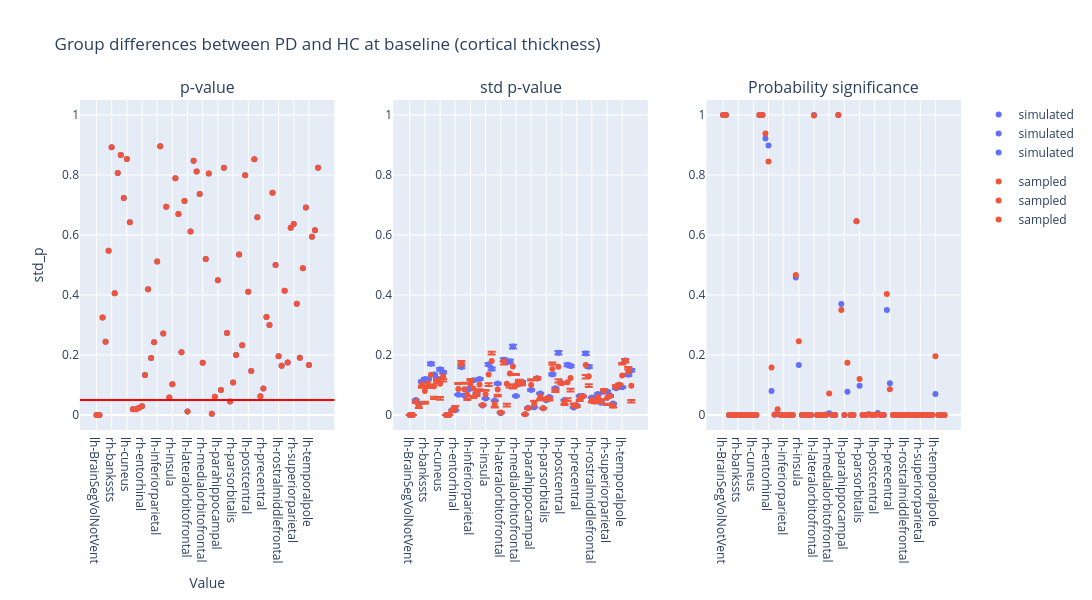

The code cell stored with this chart in its notebook:
### Code cell
plot_dumbbell(
    ancova_baseline_thickness,
    "Group differences between PD and HC at baseline (cortical thickness)",
    "group",
)

### Figure 1 — Plotly figure (JSON) as saved in the notebook; plotly's stock layout.template omitted (floating-point values rounded to 4 significant figures)
{"data": [{"hovertemplate": "group=simulated<br>region=%{x}<br>p_value=%{y}<extra></extra>", "legendgroup": "simulated", "marker": {"color": "#636efa", "symbol": "circle"}, "mode": "markers", "name": "simulated", "orientation": "v", "showlegend": true, "type": "scatter", "x": ["lh-BrainSegVolNotVent", "rh-BrainSegVolNotVent", "lh-MeanThickness", "rh-MeanThickness", "lh-bankssts", "rh-bankssts", "lh-caudalanteriorcingulate", "rh-caudalanteriorcingulate", "lh-caudalmiddlefrontal", "rh-caudalmiddlefrontal", "lh-cuneus", "rh-cuneus", "lh-eTIV", "rh-eTIV", "lh-entorhinal", "rh-entorhinal", "lh-frontalpole", "rh-frontalpole", "lh-fusiform", "rh-fusiform", "lh-inferiorparietal", "rh-inferiorparietal", "lh-inferiortemporal", "rh-inferiortemporal", "lh-insula", "rh-insula", "lh-isthmuscingulate", "rh-isthmuscingulate", "lh-lateraloccipital", "rh-lateraloccipital", "lh-lateralorbitofrontal", "rh-lateralorbitofrontal", "lh-lingual", "rh-lingual", "lh-medialorbitofrontal", "rh-medialorbitofrontal", "lh-middletemporal", "rh-middletemporal", "lh-paracentral", "rh-paracentral", "lh-parahippocampal", "rh-parahippocampal", "lh-parsopercularis", "rh-parsopercularis", "lh-parsorbitalis", "rh-parsorbitalis", "lh-parstriangularis", "rh-parstriangularis", "lh-pericalcarine", "rh-pericalcarine", "lh-postcentral", "rh-postcentral", "lh-posteriorcingulate", "rh-posteriorcingulate", "lh-precentral", "rh-precentral", "lh-precuneus", "rh-precuneus", "lh-rostralanteriorcingulate", "rh-rostralanteriorcingulate", "lh-rostralmiddlefrontal", "rh-rostralmiddlefrontal", "lh-superiorfrontal", "rh-superiorfrontal", "lh-superiorparietal", "rh-superiorparietal", "lh-superiortemporal", "rh-superiortemporal", "lh-supramarginal", "rh-supramarginal", "lh-temporalpole", "rh-temporalpole", "lh-transversetemporal", "rh-transversetemporal"], "xaxis": "x", "y": [0.0002605, 0.0002605, 0.3249, 0.244, 0.5471, 0.8928, 0.4058, 0.8068, 0.8668, 0.7235, 0.8531, 0.6429, 0.01913, 0.01913, 0.02414, 0.02882, 0.1336, 0.4189, 0.1897, 0.2425, 0.5116, 0.8959, 0.2713, 0.6943, 0.05861, 0.1023, 0.789, 0.6697, 0.2093, 0.7136, 0.01132, 0.612, 0.8477, 0.8114, 0.7365, 0.1738, 0.5198, 0.8049, 0.004091, 0.06076, 0.4488, 0.08363, 0.8238, 0.2732, 0.04496, 0.1084, 0.2003, 0.5352, 0.2329, 0.7995, 0.4106, 0.1471, 0.8522, 0.659, 0.06214, 0.08812, 0.327, 0.2996, 0.7407, 0.4997, 0.1958, 0.1646, 0.4143, 0.1747, 0.624, 0.6369, 0.3709, 0.1911, 0.4892, 0.6919, 0.1666, 0.5942, 0.616, 0.8244], "yaxis": "y"}, {"hovertemplate": "group=sampled<br>region=%{x}<br>p_value=%{y}<extra></extra>", "legendgroup": "sampled", "marker": {"color": "#EF553B", "symbol": "circle"}, "mode": "markers", "name": "sampled", "orientation": "v", "showlegend": true, "type": "scatter", "x": ["lh-BrainSegVolNotVent", "rh-BrainSegVolNotVent", "lh-MeanThickness", "rh-MeanThickness", "lh-bankssts", "rh-bankssts", "lh-caudalanteriorcingulate", "rh-caudalanteriorcingulate", "lh-caudalmiddlefrontal", "rh-caudalmiddlefrontal", "lh-cuneus", "rh-cuneus", "lh-eTIV", "rh-eTIV", "lh-entorhinal", "rh-entorhinal", "lh-frontalpole", "rh-frontalpole", "lh-fusiform", "rh-fusiform", "lh-inferiorparietal", "rh-inferiorparietal", "lh-inferiortemporal", "rh-inferiortemporal", "lh-insula", "rh-insula", "lh-isthmuscingulate", "rh-isthmuscingulate", "lh-lateraloccipital", "rh-lateraloccipital", "lh-lateralorbitofrontal", "rh-lateralorbitofrontal", "lh-lingual", "rh-lingual", "lh-medialorbitofrontal", "rh-medialorbitofrontal", "lh-middletemporal", "rh-middletemporal", "lh-paracentral", "rh-paracentral", "lh-parahippocampal", "rh-parahippocampal", "lh-parsopercularis", "rh-parsopercularis", "lh-parsorbitalis", "rh-parsorbitalis", "lh-parstriangularis", "rh-parstriangularis", "lh-pericalcarine", "rh-pericalcarine", "lh-postcentral", "rh-postcentral", "lh-posteriorcingulate", "rh-posteriorcingulate", "lh-precentral", "rh-precentral", "lh-precuneus", "rh-precuneus", "lh-rostralanteriorcingulate", "rh-rostralanteriorcingulate", "lh-rostralmiddlefrontal", "rh-rostralmiddlefrontal", "lh-superiorfrontal", "rh-superiorfrontal", "lh-superiorparietal", "rh-superiorparietal", "lh-superiortemporal", "rh-superiortemporal", "lh-supramarginal", "rh-supramarginal", "lh-temporalpole", "rh-temporalpole", "lh-transversetemporal", "rh-transversetemporal"], "xaxis": "x", "y": [0.0002605, 0.0002605, 0.3249, 0.244, 0.5471, 0.8928, 0.4058, 0.8068, 0.8668, 0.7235, 0.8531, 0.6429, 0.01913, 0.01913, 0.02414, 0.02882, 0.1336, 0.4189, 0.1897, 0.2425, 0.5116, 0.8959, 0.2713, 0.6943, 0.05861, 0.1023, 0.789, 0.6697, 0.2093, 0.7136, 0.01132, 0.612, 0.8477, 0.8114, 0.7365, 0.1738, 0.5198, 0.8049, 0.004091, 0.06076, 0.4488, 0.08363, 0.8238, 0.2732, 0.04496, 0.1084, 0.2003, 0.5352, 0.2329, 0.7995, 0.4106, 0.1471, 0.8522, 0.659, 0.06214, 0.08812, 0.327, 0.2996, 0.7407, 0.4997, 0.1958, 0.1646, 0.4143, 0.1747, 0.624, 0.6369, 0.3709, 0.1911, 0.4892, 0.6919, 0.1666, 0.5942, 0.616, 0.8244], "yaxis": "y"}, {"error_y": {"array": [6.602e-07, 6.602e-07, 0.001365, 0.001015, 0.003039, 0.003262, 0.003251, 0.00465, 0.003675, 0.003318, 0.004165, 0.003874, 9.247e-07, 9.247e-07, 0.0004534, 0.0004319, 0.001849, 0.004364, 0.001774, 0.002272, 0.002462, 0.003158, 0.001974, 0.003277, 0.0008679, 0.001499, 0.004595, 0.004191, 0.001309, 0.002854, 0.0001579, 0.005027, 0.0048, 0.004889, 0.006209, 0.001727, 0.002804, 0.003012, 5.82e-05, 0.0006689, 0.002267, 0.0006964, 0.003315, 0.001961, 0.0006035, 0.001349, 0.001633, 0.003682, 0.002432, 0.00565, 0.002902, 0.001354, 0.004553, 0.004452, 0.0006819, 0.0008897, 0.00172, 0.001721, 0.005594, 0.00439, 0.001598, 0.001338, 0.001898, 0.00112, 0.002113, 0.002136, 0.001777, 0.001033, 0.002432, 0.00274, 0.002523, 0.004952, 0.003648, 0.004063], "arrayminus": [6.791e-07, 6.791e-07, 0.001404, 0.001044, 0.003126, 0.003355, 0.003344, 0.004783, 0.00378, 0.003412, 0.004284, 0.003985, 9.51e-07, 9.51e-07, 0.0004663, 0.0004442, 0.001901, 0.004489, 0.001825, 0.002337, 0.002533, 0.003248, 0.00203, 0.00337, 0.0008926, 0.001541, 0.004726, 0.00431, 0.001347, 0.002935, 0.0001624, 0.00517, 0.004937, 0.005029, 0.006386, 0.001776, 0.002884, 0.003098, 5.986e-05, 0.0006879, 0.002331, 0.0007162, 0.003409, 0.002017, 0.0006207, 0.001387, 0.001679, 0.003786, 0.002501, 0.005811, 0.002984, 0.001393, 0.004683, 0.004579, 0.0007013, 0.000915, 0.001769, 0.00177, 0.005753, 0.004515, 0.001643, 0.001376, 0.001952, 0.001152, 0.002173, 0.002196, 0.001828, 0.001063, 0.002501, 0.002818, 0.002595, 0.005094, 0.003752, 0.004179]}, "hovertemplate": "group=simulated<br>region=%{x}<br>std_p=%{y}<extra></extra>", "legendgroup": "simulated", "marker": {"color": "#636efa", "symbol": "circle"}, "mode": "markers", "name": "simulated", "orientation": "v", "showlegend": true, "type": "scatter", "x": ["lh-BrainSegVolNotVent", "rh-BrainSegVolNotVent", "lh-MeanThickness", "rh-MeanThickness", "lh-bankssts", "rh-bankssts", "lh-caudalanteriorcingulate", "rh-caudalanteriorcingulate", "lh-caudalmiddlefrontal", "rh-caudalmiddlefrontal", "lh-cuneus", "rh-cuneus", "lh-eTIV", "rh-eTIV", "lh-entorhinal", "rh-entorhinal", "lh-frontalpole", "rh-frontalpole", "lh-fusiform", "rh-fusiform", "lh-inferiorparietal", "rh-inferiorparietal", "lh-inferiortemporal", "rh-inferiortemporal", "lh-insula", "rh-insula", "lh-isthmuscingulate", "rh-isthmuscingulate", "lh-lateraloccipital", "rh-lateraloccipital", "lh-lateralorbitofrontal", "rh-lateralorbitofrontal", "lh-lingual", "rh-lingual", "lh-medialorbitofrontal", "rh-medialorbitofrontal", "lh-middletemporal", "rh-middletemporal", "lh-paracentral", "rh-paracentral", "lh-parahippocampal", "rh-parahippocampal", "lh-parsopercularis", "rh-parsopercularis", "lh-parsorbitalis", "rh-parsorbitalis", "lh-parstriangularis", "rh-parstriangularis", "lh-pericalcarine", "rh-pericalcarine", "lh-postcentral", "rh-postcentral", "lh-posteriorcingulate", "rh-posteriorcingulate", "lh-precentral", "rh-precentral", "lh-precuneus", "rh-precuneus", "lh-rostralanteriorcingulate", "rh-rostralanteriorcingulate", "lh-rostralmiddlefrontal", "rh-rostralmiddlefrontal", "lh-superiorfrontal", "rh-superiorfrontal", "lh-superiorparietal", "rh-superiorparietal", "lh-superiortemporal", "rh-superiortemporal", "lh-supramarginal", "rh-supramarginal", "lh-temporalpole", "rh-temporalpole", "lh-transversetemporal", "rh-transversetemporal"], "xaxis": "x2", "y": [2.424e-05, 2.424e-05, 0.05011, 0.03726, 0.1116, 0.1197, 0.1194, 0.1707, 0.1349, 0.1218, 0.1529, 0.1422, 3.394e-05, 3.394e-05, 0.01664, 0.01585, 0.06787, 0.1602, 0.06512, 0.08339, 0.09039, 0.1159, 0.07245, 0.1203, 0.03186, 0.05501, 0.1687, 0.1538, 0.04806, 0.1048, 0.005796, 0.1845, 0.1762, 0.1795, 0.2279, 0.0634, 0.1029, 0.1106, 0.002137, 0.02455, 0.08321, 0.02556, 0.1217, 0.07199, 0.02215, 0.04951, 0.05994, 0.1351, 0.08928, 0.2074, 0.1065, 0.04971, 0.1672, 0.1634, 0.02503, 0.03266, 0.06312, 0.06319, 0.2053, 0.1612, 0.05865, 0.04912, 0.06967, 0.04111, 0.07755, 0.07839, 0.06524, 0.03793, 0.08927, 0.1006, 0.09262, 0.1818, 0.1339, 0.1492], "yaxis": "y2"}, {"error_y": {"array": [6.007e-06, 6.007e-06, -0.002894, -0.00549, -0.005919, -0.03621, -0.009641, -0.03228, -0.03541, -0.002766, -0.04453, -0.009254, 6.824e-06, 6.824e-06, -0.001372, 0.007253, 0.0204, 0.0122, 0.02211, -0.01328, 0.01594, -0.02478, -0.001697, -0.01564, 0.00239, 0.01499, -0.02915, 0.03042, -0.009439, -0.01713, 0.00248, -0.0006485, -0.06681, -0.03651, -0.06038, 0.03761, 0.00864, -0.001342, 6.754e-05, -0.001392, 0.01926, 0.01113, 0.003907, -0.008479, 0.001028, 0.005219, -0.003458, 0.02185, -0.002637, -0.04116, 0.002549, -0.006006, -0.05349, -0.03566, 0.007071, -0.001549, -0.005615, 0.001031, -0.03318, -0.02734, -0.005878, -0.003149, -0.006777, 0.006191, 0.005086, -0.01941, 0.00023, -0.004846, 0.006588, 0.003063, 0.04161, 0.00423, 0.01495, -0.04744], "arrayminus": [-4.668e-06, -4.668e-06, 0.005664, 0.00755, 0.01208, 0.04283, 0.01624, 0.04172, 0.04287, 0.009496, 0.05298, 0.01711, -4.949e-06, -4.949e-06, 0.002292, -0.006377, -0.01665, -0.003343, -0.01851, 0.01789, -0.01095, 0.03119, 0.0057, 0.02228, -0.000629, -0.01195, 0.03847, -0.02192, 0.01209, 0.02292, -0.00216, 0.01084, 0.07655, 0.04643, 0.07297, -0.03411, -0.002952, 0.007453, 5.053e-05, 0.002749, -0.01466, -0.009718, 0.002817, 0.01246, 0.000196, -0.002483, 0.00677, -0.01438, 0.00757, 0.05262, 0.003337, 0.008753, 0.06273, 0.04469, -0.005687, 0.003354, 0.009103, 0.00246, 0.04453, 0.03625, 0.009119, 0.005864, 0.01063, -0.003919, -0.0008009, 0.02374, 0.003375, 0.006943, -0.001654, 0.002494, -0.0365, 0.005816, -0.007549, 0.05569]}, "hovertemplate": "group=sampled<br>region=%{x}<br>std_p=%{y}<extra></extra>", "legendgroup": "sampled", "marker": {"color": "#EF553B", "symbol": "circle"}, "mode": "markers", "name": "sampled", "orientation": "v", "showlegend": true, "type": "scatter", "x": ["lh-BrainSegVolNotVent", "rh-BrainSegVolNotVent", "lh-MeanThickness", "rh-MeanThickness", "lh-bankssts", "rh-bankssts", "lh-caudalanteriorcingulate", "rh-caudalanteriorcingulate", "lh-caudalmiddlefrontal", "rh-caudalmiddlefrontal", "lh-cuneus", "rh-cuneus", "lh-eTIV", "rh-eTIV", "lh-entorhinal", "rh-entorhinal", "lh-frontalpole", "rh-frontalpole", "lh-fusiform", "rh-fusiform", "lh-inferiorparietal", "rh-inferiorparietal", "lh-inferiortemporal", "rh-inferiortemporal", "lh-insula", "rh-insula", "lh-isthmuscingulate", "rh-isthmuscingulate", "lh-lateraloccipital", "rh-lateraloccipital", "lh-lateralorbitofrontal", "rh-lateralorbitofrontal", "lh-lingual", "rh-lingual", "lh-medialorbitofrontal", "rh-medialorbitofrontal", "lh-middletemporal", "rh-middletemporal", "lh-paracentral", "rh-paracentral", "lh-parahippocampal", "rh-parahippocampal", "lh-parsopercularis", "rh-parsopercularis", "lh-parsorbitalis", "rh-parsorbitalis", "lh-parstriangularis", "rh-parstriangularis", "lh-pericalcarine", "rh-pericalcarine", "lh-postcentral", "rh-postcentral", "lh-posteriorcingulate", "rh-posteriorcingulate", "lh-precentral", "rh-precentral", "lh-precuneus", "rh-precuneus", "lh-rostralanteriorcingulate", "rh-rostralanteriorcingulate", "lh-rostralmiddlefrontal", "rh-rostralmiddlefrontal", "lh-superiorfrontal", "rh-superiorfrontal", "lh-superiorparietal", "rh-superiorparietal", "lh-superiortemporal", "rh-superiortemporal", "lh-supramarginal", "rh-supramarginal", "lh-temporalpole", "rh-temporalpole", "lh-transversetemporal", "rh-transversetemporal"], "xaxis": "x2", "y": [2.958e-05, 2.958e-05, 0.04585, 0.03076, 0.1026, 0.08026, 0.1065, 0.1338, 0.09583, 0.1157, 0.1042, 0.1291, 3.984e-05, 3.984e-05, 0.01482, 0.02268, 0.08642, 0.168, 0.08545, 0.06784, 0.1039, 0.08799, 0.06878, 0.1014, 0.03338, 0.0685, 0.1349, 0.1801, 0.03731, 0.08479, 0.008119, 0.1788, 0.1046, 0.1381, 0.1613, 0.09929, 0.1088, 0.1062, 0.002146, 0.02249, 0.1002, 0.036, 0.1223, 0.06155, 0.02258, 0.05338, 0.05485, 0.1533, 0.08421, 0.1606, 0.1062, 0.04234, 0.1091, 0.1233, 0.03142, 0.03022, 0.05579, 0.0625, 0.1666, 0.1294, 0.05118, 0.04463, 0.06099, 0.04618, 0.08053, 0.05685, 0.06369, 0.03205, 0.09343, 0.1009, 0.1317, 0.1811, 0.1452, 0.09766], "yaxis": "y2"}, {"hovertemplate": "group=simulated<br>region=%{x}<br>psig=%{y}<extra></extra>", "legendgroup": "simulated", "marker": {"color": "#636efa", "symbol": "circle"}, "mode": "markers", "name": "simulated", "orientation": "v", "showlegend": true, "type": "scatter", "x": ["lh-BrainSegVolNotVent", "rh-BrainSegVolNotVent", "lh-MeanThickness", "rh-MeanThickness", "lh-bankssts", "rh-bankssts", "lh-caudalanteriorcingulate", "rh-caudalanteriorcingulate", "lh-caudalmiddlefrontal", "rh-caudalmiddlefrontal", "lh-cuneus", "rh-cuneus", "lh-eTIV", "rh-eTIV", "lh-entorhinal", "rh-entorhinal", "lh-frontalpole", "rh-frontalpole", "lh-fusiform", "rh-fusiform", "lh-inferiorparietal", "rh-inferiorparietal", "lh-inferiortemporal", "rh-inferiortemporal", "lh-insula", "rh-insula", "lh-isthmuscingulate", "rh-isthmuscingulate", "lh-lateraloccipital", "rh-lateraloccipital", "lh-lateralorbitofrontal", "rh-lateralorbitofrontal", "lh-lingual", "rh-lingual", "lh-medialorbitofrontal", "rh-medialorbitofrontal", "lh-middletemporal", "rh-middletemporal", "lh-paracentral", "rh-paracentral", "lh-parahippocampal", "rh-parahippocampal", "lh-parsopercularis", "rh-parsopercularis", "lh-parsorbitalis", "rh-parsorbitalis", "lh-parstriangularis", "rh-parstriangularis", "lh-pericalcarine", "rh-pericalcarine", "lh-postcentral", "rh-postcentral", "lh-posteriorcingulate", "rh-posteriorcingulate", "lh-precentral", "rh-precentral", "lh-precuneus", "rh-precuneus", "lh-rostralanteriorcingulate", "rh-rostralanteriorcingulate", "lh-rostralmiddlefrontal", "rh-rostralmiddlefrontal", "lh-superiorfrontal", "rh-superiorfrontal", "lh-superiorparietal", "rh-superiorparietal", "lh-superiortemporal", "rh-superiortemporal", "lh-supramarginal", "rh-supramarginal", "lh-temporalpole", "rh-temporalpole", "lh-transversetemporal", "rh-transversetemporal"], "xaxis": "x3", "y": [1.0, 1.0, 5.056e-16, 4.202e-14, 9.088e-10, 9.133e-08, 1.499e-05, 1.958e-05, 4.702e-07, 1.681e-10, 6.322e-06, 1.496e-07, 1.0, 1.0, 0.9213, 0.8987, 0.07992, 0.00102, 0.002231, 0.0007732, 6.057e-13, 4.337e-08, 7.563e-06, 1.224e-10, 0.4581, 0.1667, 1.096e-05, 9.249e-07, 2.145e-06, 8.179e-14, 1.0, 0.0001116, 0.0001042, 6.026e-05, 0.001494, 0.00571, 1.678e-10, 7.073e-12, 1.0, 0.3698, 3.906e-12, 0.07711, 1.266e-09, 5.492e-06, 0.6462, 0.09733, 0.0003406, 8.208e-07, 0.002904, 0.0006053, 8.312e-07, 0.006834, 4.346e-05, 4.875e-06, 0.3499, 0.1062, 9.002e-11, 5.891e-09, 0.0003275, 0.0001123, 0.0003951, 0.001134, 1.862e-14, 2.263e-05, 3.065e-22, 3.177e-22, 3.951e-13, 1.534e-07, 2.384e-12, 9.341e-15, 0.06976, 0.0001129, 4.268e-08, 1.154e-06], "yaxis": "y3"}, {"hovertemplate": "group=sampled<br>region=%{x}<br>psig=%{y}<extra></extra>", "legendgroup": "sampled", "marker": {"color": "#EF553B", "symbol": "circle"}, "mode": "markers", "name": "sampled", "orientation": "v", "showlegend": true, "type": "scatter", "x": ["lh-BrainSegVolNotVent", "rh-BrainSegVolNotVent", "lh-MeanThickness", "rh-MeanThickness", "lh-bankssts", "rh-bankssts", "lh-caudalanteriorcingulate", "rh-caudalanteriorcingulate", "lh-caudalmiddlefrontal", "rh-caudalmiddlefrontal", "lh-cuneus", "rh-cuneus", "lh-eTIV", "rh-eTIV", "lh-entorhinal", "rh-entorhinal", "lh-frontalpole", "rh-frontalpole", "lh-fusiform", "rh-fusiform", "lh-inferiorparietal", "rh-inferiorparietal", "lh-inferiortemporal", "rh-inferiortemporal", "lh-insula", "rh-insula", "lh-isthmuscingulate", "rh-isthmuscingulate", "lh-lateraloccipital", "rh-lateraloccipital", "lh-lateralorbitofrontal", "rh-lateralorbitofrontal", "lh-lingual", "rh-lingual", "lh-medialorbitofrontal", "rh-medialorbitofrontal", "lh-middletemporal", "rh-middletemporal", "lh-paracentral", "rh-paracentral", "lh-parahippocampal", "rh-parahippocampal", "lh-parsopercularis", "rh-parsopercularis", "lh-parsorbitalis", "rh-parsorbitalis", "lh-parstriangularis", "rh-parstriangularis", "lh-pericalcarine", "rh-pericalcarine", "lh-postcentral", "rh-postcentral", "lh-posteriorcingulate", "rh-posteriorcingulate", "lh-precentral", "rh-precentral", "lh-precuneus", "rh-precuneus", "lh-rostralanteriorcingulate", "rh-rostralanteriorcingulate", "lh-rostralmiddlefrontal", "rh-rostralmiddlefrontal", "lh-superiorfrontal", "rh-superiorfrontal", "lh-superiorparietal", "rh-superiorparietal", "lh-superiortemporal", "rh-superiortemporal", "lh-supramarginal", "rh-supramarginal", "lh-temporalpole", "rh-temporalpole", "lh-transversetemporal", "rh-transversetemporal"], "xaxis": "x3", "y": [1.0, 1.0, 7.612e-19, 5.806e-20, 2.442e-11, 3.083e-16, 1.118e-06, 2.299e-08, 3.556e-13, 1.573e-11, 7.624e-12, 5.895e-09, 1.0, 1.0, 0.9383, 0.8446, 0.1582, 0.001803, 0.01877, 3.66e-05, 4.271e-10, 2.025e-13, 2.403e-06, 1.466e-14, 0.4667, 0.2461, 1.929e-08, 3.617e-05, 1.141e-09, 1.592e-20, 0.9985, 6.342e-05, 5.797e-12, 7.69e-08, 2.332e-06, 0.07166, 1.584e-09, 8.564e-13, 1.0, 0.3496, 9.335e-09, 0.1744, 1.539e-09, 1.06e-07, 0.6458, 0.1196, 9.308e-05, 1.603e-05, 0.001602, 4.123e-06, 7.626e-07, 0.001646, 6.537e-11, 6.807e-10, 0.4031, 0.08567, 2.151e-13, 3.998e-09, 5.207e-06, 1.111e-06, 5.133e-05, 0.0003572, 1.956e-18, 0.0001549, 1.021e-20, 4.21e-41, 1.047e-13, 5.699e-10, 2.205e-11, 1.143e-14, 0.1961, 0.0001053, 4.936e-07, 1.976e-14], "yaxis": "y3"}], "layout": {"annotations": [{"font": {"size": 16}, "showarrow": false, "text": "p-value", "x": 0.1444, "xanchor": "center", "xref": "paper", "y": 1.0, "yanchor": "bottom", "yref": "paper"}, {"font": {"size": 16}, "showarrow": false, "text": "std p-value", "x": 0.5, "xanchor": "center", "xref": "paper", "y": 1.0, "yanchor": "bottom", "yref": "paper"}, {"font": {"size": 16}, "showarrow": false, "text": "Probability significance", "x": 0.8556, "xanchor": "center", "xref": "paper", "y": 1.0, "yanchor": "bottom", "yref": "paper"}], "height": 600, "hovermode": "closest", "shapes": [{"line": {"color": "red", "width": 2}, "type": "line", "x0": 0, "x1": 1, "xref": "x domain", "y0": 0.05, "y1": 0.05, "yref": "y"}], "title": {"text": "Group differences between PD and HC at baseline (cortical thickness)"}, "width": 1400, "xaxis": {"anchor": "y", "domain": [0.0, 0.2889], "title": {"text": "Value"}}, "xaxis2": {"anchor": "y2", "domain": [0.3556, 0.6444]}, "xaxis3": {"anchor": "y3", "domain": [0.7111, 1.0]}, "yaxis": {"anchor": "x", "domain": [0.0, 1.0], "range": [-0.05, 1.05], "title": {"text": "std_p"}}, "yaxis2": {"anchor": "x2", "domain": [0.0, 1.0], "range": [-0.05, 1.05]}, "yaxis3": {"anchor": "x3", "domain": [0.0, 1.0], "range": [-0.05, 1.05]}}}
